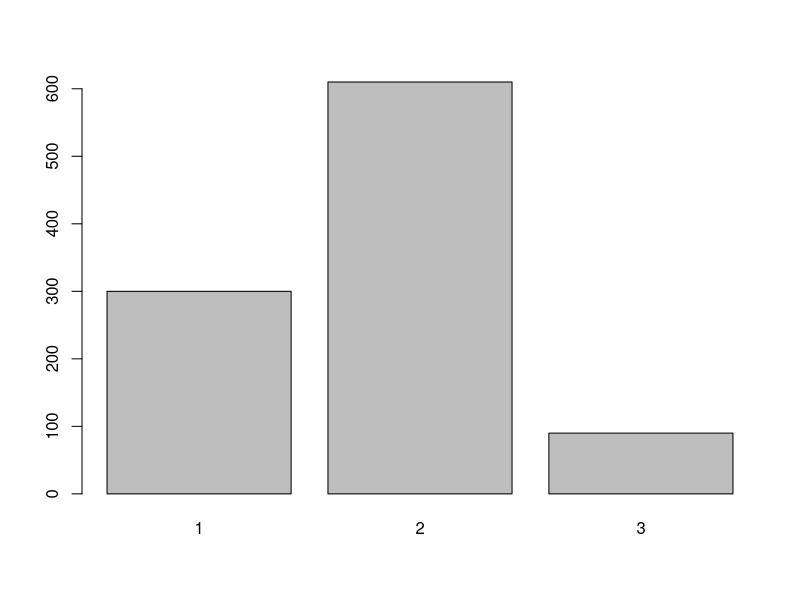

Recreate this plot in R.
# Hello, world!
#
# This is an example function named 'hello'
# which prints 'Hello, world!'.
#
# You can learn more about package authoring with RStudio at:
#
#   http://r-pkgs.had.co.nz/
#
# Some useful keyboard shortcuts for package authoring:
#
#   Build and Reload Package:  'Cmd + Shift + B'
#   Check Package:             'Cmd + Shift + E'
#   Test Package:              'Cmd + Shift + T'

hello <- function() {
  print("Hello, world!")
}

print(sample(1:3))
print(sample(1:3, size=3, replace=FALSE))  # same as previous line
print(sample(1:2, size=10, prob=c(1,3), replace=TRUE))
barplot(table(sample(1:3, size=1000, replace=TRUE, prob=c(.30,.60,.10))))
